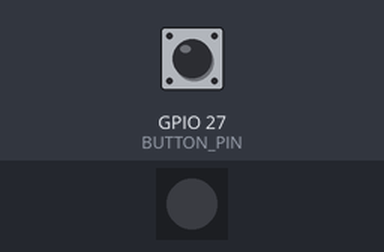
This program was run on a simulated ESP32. Shown: 1 RGB LEDs in strip order, left to right. The inputs (shaded band) are chosen by the test bench; at power-on: GPIO 27 (BUTTON_PIN) HIGH. Dim RGB values are drawn brighter than linear; WiFi joins after 1.5 s; servers stay silent unless stated; I2S audio is not simulated (input reads silence); no MQTT or app messages arrive unless stated; what the program prints to the serial monitor is not drawn.

Above: at 0.0 s.
At 3.6 s:
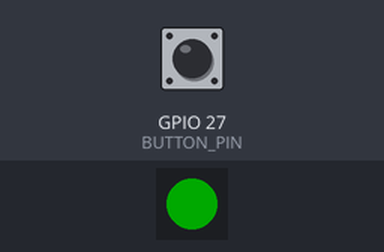
3.7 s: GPIO 27 (BUTTON_PIN) pulled LOW for 3.2 s
At 4.9 s:
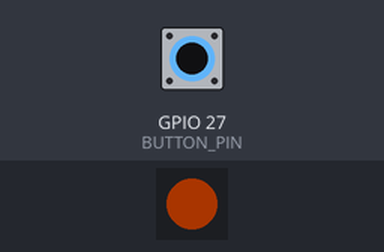
Timing chart, 0 to 8.4 s (numbered marks = the images above; inputs shaded):
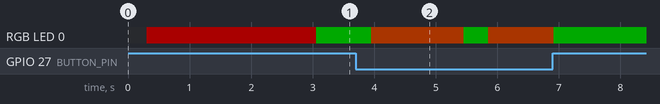

Measured:
- after the input at 3.7 s, RGB LED 0: RGB(0, 45, 0) → RGB(45, 14, 0) after 0.25 s, → RGB(0, 45, 0) 1.5 s later, → RGB(45, 14, 0) 0.40 s later, → RGB(0, 45, 0) 1.1 s later

The program:

main.cpp
```cpp
/*
 * ESP32 DOIT DevKit V1 + INMP441 - "РАЦИЯ" (ФИНАЛЬНАЯ ВЕРСИЯ)
 * -------------------------------------------------------------------------
 * Что делает:
 *  1) Подключается к WiFi и держит постоянное MQTT-соединение с Home Assistant.
 *  2) Светодиод SK6812 показывает статус:
 *       КРАСНЫЙ   - нет WiFi или нет MQTT (что-то не так с сетью)
 *       ЗЕЛЁНЫЙ   - всё подключено, ждём нажатия кнопки
 *       ОРАНЖЕВЫЙ - кнопка нажата, идёт передача звука
 *  3) При нажатии кнопки - подключается по обычному TCP к аддону на
 *     Raspberry Pi (порт 8765) и льёт сырой PCM-звук с микрофона.
 *     При отпускании - закрывает соединение.
 *  4) Усиление микрофона регулируется на лету через MQTT (без перепрошивки).
 *
 * ВАЖНО: впишите свои настройки в блоке НАСТРОЙКИ ниже перед прошивкой.
 *
 * Требуемые библиотеки (см. platformio.ini):
 *   knolleary/PubSubClient      - MQTT
 *   adafruit/Adafruit NeoPixel  - управление светодиодом SK6812
 */

#include <WiFi.h>
#include <PubSubClient.h>
#include <Adafruit_NeoPixel.h>
#include <driver/i2s.h>

// ============ НАСТРОЙКИ WIFI ============
const char* WIFI_SSID     = "SSID";
const char* WIFI_PASSWORD = "pass";

// ============ НАСТРОЙКИ АДДОНА (приём звука на Raspberry Pi) ============
const char* RECEIVER_HOST = "111.111.111.111"; // IP Home Assistant
const uint16_t RECEIVER_PORT = 8765;

// ============ НАСТРОЙКИ MQTT ============
const char* MQTT_HOST = "111.111.111.111";     // обычно тот же IP, что и выше
const uint16_t MQTT_PORT = 1883;
const char* MQTT_USER = "user";                  // оставьте "" если без авторизации
const char* MQTT_PASSWORD = "pass";
const char* MQTT_CLIENT_ID = "esp32-walkie";

// ---- Топики MQTT (подробное описание каждого - см. в ответе в чате) ----
const char* TOPIC_STATUS     = "walkie/status";        // ESP32 -> HA:  online/offline (LWT)
const char* TOPIC_TALKING    = "walkie/talking";       // ESP32 -> HA:  ON/OFF (идёт разговор)
const char* TOPIC_GAIN_SET   = "walkie/mic_gain/set";  // HA -> ESP32:  10-16 (усиление микрофона)
const char* TOPIC_GAIN_STATE = "walkie/mic_gain/state";// ESP32 -> HA:  текущее значение усиления

// ============ ПИНЫ ============
#define I2S_WS      25   // WS / LRCL микрофона
#define I2S_SCK     26   // SCK / BCLK микрофона
#define I2S_SD      32   // SD  / DOUT микрофона
#define I2S_PORT    I2S_NUM_0

#define BUTTON_PIN   27  // кнопка: один контакт сюда, другой на GND
#define LED_DATA_PIN 2   // DIN светодиода SK6812

// Если ваш SK6812 - 4-канальный (RGBW, с отдельным белым кристаллом),
// замените строку ниже на: NEO_GRBW + NEO_KHZ800 и раскомментируйте
// белый канал в функции setColor(). Обычный 3-канальный SK6812 (как WS2812B)
// работает с NEO_GRB + NEO_KHZ800, как задано сейчас.
Adafruit_NeoPixel led(1, LED_DATA_PIN, NEO_GRB + NEO_KHZ800);

// ============ ПАРАМЕТРЫ ЗВУКА ============
#define SAMPLE_RATE     16000   // ДОЛЖНО совпадать с sample_rate в настройках аддона
#define I2S_READ_BYTES  1024

volatile int sampleShift = 13; // усиление, регулируется через MQTT (10-16, меньше = громче)

WiFiClient receiverClient;     // TCP-соединение с аддоном на RPi (только во время разговора)
WiFiClient espMqttClient;
PubSubClient mqttClient(espMqttClient);

int32_t i2sReadBuffer[I2S_READ_BYTES / 4];
int16_t pcmBuffer[I2S_READ_BYTES / 4];

volatile bool talking = false;      // кнопка нажата прямо сейчас
volatile bool transmitting = false; // идёт реальная передача (включая короткий хвост затухания)

// Длительность "заглушки" сразу после нажатия - пропускаем физический звук
// щелчка самой кнопки (микрофон его слышит как обычный звук из воздуха).
const int MUTE_MS = 240;
const int MUTE_SAMPLES = SAMPLE_RATE * MUTE_MS / 1000;

// Длительность плавного нарастания/затухания громкости после заглушки -
// убирает щелчки от резкого старта/обрыва самого звукового потока.
const int FADE_MS = 60;
const int FADE_SAMPLES = SAMPLE_RATE * FADE_MS / 1000;

// ============ СВЕТОДИОД ============
void setColor(uint8_t r, uint8_t g, uint8_t b) {
  led.setPixelColor(0, led.Color(r, g, b));
  led.show();
}

void updateLed() {
  if (transmitting) {
    setColor(255, 80, 0);           // оранжевый - идёт передача (в т.ч. хвост затухания)
  } else if (WiFi.status() == WL_CONNECTED && mqttClient.connected()) {
    setColor(0, 255, 0);            // зелёный - всё готово, ждём кнопку
  } else {
    setColor(255, 0, 0);            // красный - нет WiFi или нет MQTT
  }
}

// ============ I2S ИНИЦИАЛИЗАЦИЯ ============
void i2sInit() {
  i2s_config_t i2s_config = {
    .mode = (i2s_mode_t)(I2S_MODE_MASTER | I2S_MODE_RX),
    .sample_rate = SAMPLE_RATE,
    .bits_per_sample = I2S_BITS_PER_SAMPLE_32BIT,
    .channel_format = I2S_CHANNEL_FMT_ONLY_RIGHT, // если тихо/нули - смените на ONLY_LEFT
    .communication_format = I2S_COMM_FORMAT_STAND_I2S,
    .intr_alloc_flags = ESP_INTR_FLAG_LEVEL1,
    .dma_buf_count = 16,
    .dma_buf_len = 256,
    .use_apll = true,
    .tx_desc_auto_clear = false,
    .fixed_mclk = 0
  };
  i2s_pin_config_t pin_config = {
    .bck_io_num = I2S_SCK,
    .ws_io_num = I2S_WS,
    .data_out_num = I2S_PIN_NO_CHANGE,
    .data_in_num = I2S_SD
  };
  i2s_driver_install(I2S_PORT, &i2s_config, 0, NULL);
  i2s_set_pin(I2S_PORT, &pin_config);
  i2s_zero_dma_buffer(I2S_PORT);
}

inline int16_t convertSample(int32_t raw, float fadeMul) {
  int32_t val = raw >> sampleShift;
  val = (int32_t)(val * fadeMul);
  if (val > 32767) val = 32767;
  if (val < -32768) val = -32768;
  return (int16_t)val;
}

// ============ MQTT ============
void mqttCallback(char* topic, byte* payload, unsigned int length) {
  String msg;
  for (unsigned int i = 0; i < length; i++) msg += (char)payload[i];

  if (String(topic) == TOPIC_GAIN_SET) {
    int newShift = msg.toInt();
    if (newShift >= 10 && newShift <= 16) {
      sampleShift = newShift;
      mqttClient.publish(TOPIC_GAIN_STATE, String(sampleShift).c_str(), true);
    }
  }
}

void mqttReconnect() {
  if (mqttClient.connected()) return;
  bool ok;
  if (strlen(MQTT_USER) > 0) {
    ok = mqttClient.connect(MQTT_CLIENT_ID, MQTT_USER, MQTT_PASSWORD,
                             TOPIC_STATUS, 0, true, "offline");
  } else {
    ok = mqttClient.connect(MQTT_CLIENT_ID, TOPIC_STATUS, 0, true, "offline");
  }
  if (ok) {
    Serial.println("MQTT подключен");
    mqttClient.publish(TOPIC_STATUS, "online", true);
    mqttClient.publish(TOPIC_GAIN_STATE, String(sampleShift).c_str(), true);
    mqttClient.subscribe(TOPIC_GAIN_SET);
  }
}

// ============ ЗАДАЧА: ЗАХВАТ + ОТПРАВКА ЗВУКА ПО TCP ============
enum StreamState { ST_IDLE, ST_MUTE, ST_FADE_IN, ST_TALKING };

int16_t lastSentSample = 0; // последний реально переданный уровень громкости

// При отпускании кнопки микрофон СРАЗУ перестаём слушать (чтобы физически
// не успеть поймать щелчок самой кнопки), а плавное затухание генерируем
// программно - от последнего известного уровня громкости до тишины.
// Микрофон в этот момент уже не опрашивается вообще.
void sendSyntheticFadeOutAndClose() {
  static int16_t tail[FADE_SAMPLES];
  for (int i = 0; i < FADE_SAMPLES; i++) {
    float mul = 1.0f - (float)i / FADE_SAMPLES;
    tail[i] = (int16_t)(lastSentSample * mul);
  }
  if (receiverClient.connected()) {
    receiverClient.write((uint8_t*)tail, FADE_SAMPLES * 2);
  }
  receiverClient.stop();
  Serial.println("Микрофон отключен, синтетическое затухание отправлено");
}

void audioStreamTask(void *pvParameters) {
  StreamState state = ST_IDLE;
  int fadeCounter = 0;
  int muteCounter = 0;
  bool ignoreUntilReleased = false; // защита от переподключения сразу после отпускания

  for (;;) {
    // сбрасываем защиту, как только дебаунсированное состояние кнопки
    // догонит реальное (подтвердит, что кнопка правда отпущена)
    if (ignoreUntilReleased && !talking) {
      ignoreUntilReleased = false;
    }

    // --- переходы состояний по кнопке ---
    if (state == ST_IDLE && talking && !ignoreUntilReleased) {
      Serial.println("Подключаюсь к приёмнику...");
      if (receiverClient.connect(RECEIVER_HOST, RECEIVER_PORT)) {
        Serial.println("Подключились, заглушка щелчка кнопки...");
        state = ST_MUTE;
        muteCounter = 0;
        lastSentSample = 0;
        transmitting = true;
      } else {
        Serial.println("Не удалось подключиться к приёмнику");
      }
    } else if ((state == ST_MUTE || state == ST_FADE_IN || state == ST_TALKING) &&
               digitalRead(BUTTON_PIN) == HIGH) {
      // Реагируем на СЫРОЕ состояние пина, а не на дебаунсированный "talking" -
      // софтверный дебаунс (30мс) достаточен для логики MQTT/подключения, но
      // для звука он слишком медленный: за эти 30мс успевал захватываться
      // физический щелчок кнопки. Здесь микрофон отключаем максимально быстро.
      sendSyntheticFadeOutAndClose();
      state = ST_IDLE;
      transmitting = false;
      ignoreUntilReleased = true;
      continue;
    }

    if (state == ST_IDLE) {
      vTaskDelay(pdMS_TO_TICKS(20));
      continue;
    }

    if (!receiverClient.connected()) {
      // соединение оборвалось само (сеть) - сбрасываемся в IDLE
      receiverClient.stop();
      state = ST_IDLE;
      transmitting = false;
      vTaskDelay(pdMS_TO_TICKS(200));
      continue;
    }

    size_t bytesRead = 0;
    i2s_read(I2S_PORT, i2sReadBuffer, sizeof(i2sReadBuffer), &bytesRead, pdMS_TO_TICKS(50));
    if (bytesRead > 0) {
      int samples = bytesRead / 4;
      for (int i = 0; i < samples; i++) {
        float fadeMul = 1.0f;

        if (state == ST_MUTE) {
          fadeMul = 0.0f; // полная тишина - пропускаем звук щелчка кнопки
          muteCounter++;
          if (muteCounter >= MUTE_SAMPLES) {
            state = ST_FADE_IN;
            fadeCounter = 0;
          }
        } else if (state == ST_FADE_IN) {
          fadeMul = (float)fadeCounter / FADE_SAMPLES;
          if (fadeMul > 1.0f) fadeMul = 1.0f;
          fadeCounter++;
          if (fadeCounter >= FADE_SAMPLES) state = ST_TALKING;
        }

        pcmBuffer[i] = convertSample(i2sReadBuffer[i], fadeMul);
        lastSentSample = pcmBuffer[i]; // запоминаем для синтетического затухания
      }
      receiverClient.write((uint8_t*)pcmBuffer, samples * 2);
    }
  }
}

// ============ КНОПКА (с простым программным дебаунсом) ============
void handleButton() {
  static bool lastReading = HIGH;
  static bool stableState = HIGH;
  static unsigned long lastChangeTime = 0;

  bool reading = digitalRead(BUTTON_PIN);
  if (reading != lastReading) lastChangeTime = millis();

  if (millis() - lastChangeTime > 30) {
    if (reading != stableState) {
      stableState = reading;
      bool nowTalking = (stableState == LOW);
      if (nowTalking != talking) {
        talking = nowTalking;
        Serial.println(talking ? "Кнопка: НАЖАТА" : "Кнопка: отпущена");
        if (mqttClient.connected()) {
          mqttClient.publish(TOPIC_TALKING, talking ? "ON" : "OFF");
        }
      }
    }
  }
  lastReading = reading;
}

void setup() {
  Serial.begin(115200);
  delay(300);

  pinMode(BUTTON_PIN, INPUT_PULLUP);

  led.begin();
  led.setBrightness(45); // 0-255, поменяйте если хотите ярче/тусклее
  setColor(255, 0, 0);   // красный сразу при старте - ещё не подключились

  i2sInit();

  WiFi.mode(WIFI_STA);
  WiFi.begin(WIFI_SSID, WIFI_PASSWORD);
  Serial.print("Подключение к WiFi");
  while (WiFi.status() != WL_CONNECTED) {
    delay(300);
    Serial.print(".");
  }
  Serial.println();
  Serial.print("IP адрес ESP32: ");
  Serial.println(WiFi.localIP());

  WiFi.setSleep(false); // убирает щелчки от энергосбережения WiFi во время передачи

  mqttClient.setServer(MQTT_HOST, MQTT_PORT);
  mqttClient.setCallback(mqttCallback);

  xTaskCreatePinnedToCore(audioStreamTask, "audioStream", 4096, NULL, 2, NULL, 1);
}

void loop() {
  if (!mqttClient.connected()) {
    static unsigned long lastAttempt = 0;
    if (millis() - lastAttempt > 3000) {
      lastAttempt = millis();
      mqttReconnect();
    }
  } else {
    mqttClient.loop();
  }

  handleButton();
  updateLed();
  delay(5);
}
```
